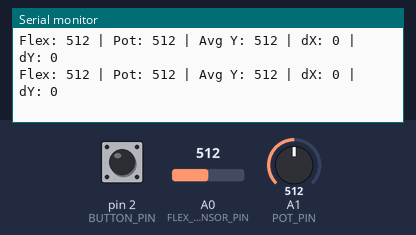
A sketch run on a simulated Arduino Leonardo, built with avr-gcc and run on an emulated ATmega32U4. Parts: the last lines printed to the serial monitor. Inputs (shaded band) come from the test bench; at power-on: A0 (FLEX_SENSOR_PIN) = 512, A1 (POT_PIN) = 512, pin 2 (BUTTON_PIN) HIGH. USB keyboard and mouse output is not drawn.

Above: at 1.2 s.
1.3 s: A0 (FLEX_SENSOR_PIN) set to 716
At 2.4 s:
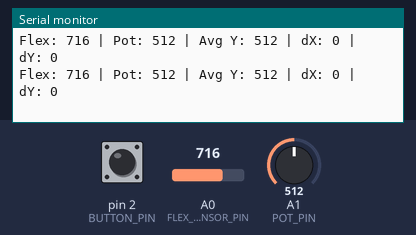
2.8 s: A1 (POT_PIN) set to 1023
At 3.9 s:
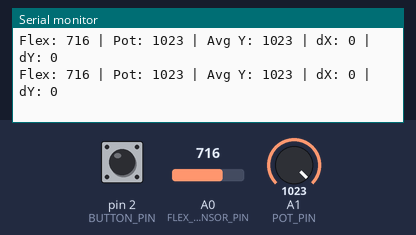
8.9 s: A1 (POT_PIN) set to 900
At 9.7 s:
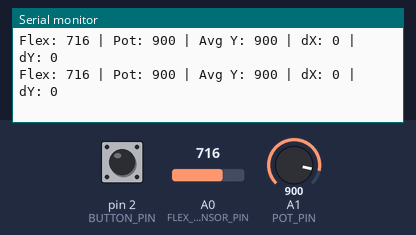
10.4 s: A1 (POT_PIN) set to 5
At 11.5 s:
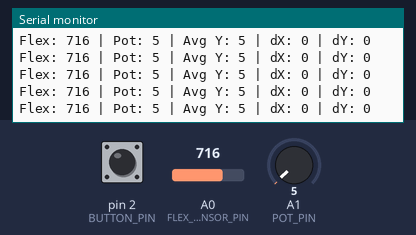
13.4 s: A0 (FLEX_SENSOR_PIN) set to 1023
At 14.3 s:
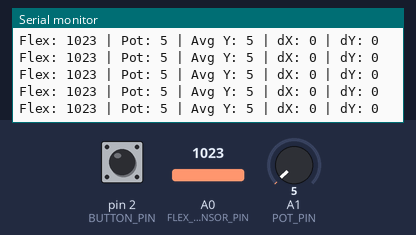
Timing chart, 0 to 16.4 s (numbered marks = the images above; inputs shaded):
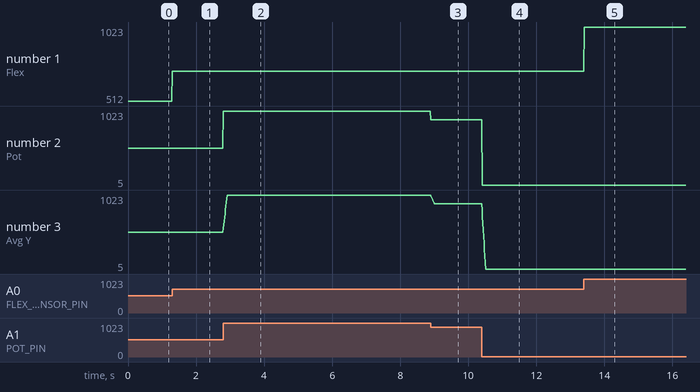

Measured:
- after the input at 1.3 s, the serial monitor: prints a new line at once (image 1)
- after the input at 2.8 s, the serial monitor: prints a new line at once (image 2)
- after the input at 8.9 s, the serial monitor: prints a new line at once (image 3)
- after the input at 10.4 s, the serial monitor: prints a new line at once (image 4)
- after the input at 13.4 s, the serial monitor: prints a new line at once (image 5)
- plotted number 1: 512 → 716 after the input at 1.3 s, 716 → 1023 after the input at 13.4 s
- plotted number 2: 512 → 1023 after the input at 2.8 s, 1023 → 900 after the input at 8.9 s, 900 → 5 after the input at 10.4 s
- plotted number 3: 512 → 1023 after the input at 2.8 s, 1023 → 900 after the input at 8.9 s, 900 → 5 after the input at 10.4 s

The sketch:

angry-birds-controller.ino
```cpp
/**
 * ============================================================
 *   Angry Birds Slingshot Controller
 * ============================================================
 *
 * Project:   Angry Birds Slingshot Controller
 * Authors:   Mohammed Talha (UE234036)
 *            Md Sulaiman Qamar (UE234035)
 *            Utkarsh Sharma (UE234070)
 *            Anuj Gupta (UE234010)
 * Guide:     Mr. Kuldeep Singh
 * Institute: UIET, Panjab University, Chandigarh
 * Duration:  27-05-2024 to 11-06-2024 (Summer Training)
 *
 * Description:
 *   This Arduino sketch reads sensor data from a Flex Sensor
 *   and a Potentiometer, then converts the analog readings
 *   into mouse movements to control the Angry Birds game.
 *
 *   - Flex Sensor  → X-axis mouse movement (slingshot pull/force)
 *   - Potentiometer → Y-axis mouse movement (launch angle)
 *   - Push Button  → Left mouse click (triggers bird launch)
 *
 * Hardware Connections:
 *   - Flex Sensor:    Analog Pin A0 (with 320 Ω pull-down resistor)
 *   - Potentiometer:  Analog Pin A1
 *   - Push Button:    Digital Pin 2 (INPUT_PULLUP)
 *
 * Libraries Used:
 *   - Mouse.h (Arduino built-in Mouse Core Library)
 *
 * Board:  Arduino (any version with native USB HID support,
 *         e.g., Arduino Leonardo, Micro, or Due)
 *
 * ============================================================
 */

#include <Mouse.h>

// ─── Pin Definitions ─────────────────────────────────────────
const int FLEX_SENSOR_PIN   = A0;   // Flex sensor → X-axis (force/pull)
const int POT_PIN           = A1;   // Potentiometer → Y-axis (angle)
const int BUTTON_PIN        = 2;    // Push button → left mouse click (trigger)

// ─── Tuning Parameters ────────────────────────────────────────
const int   FLEX_THRESHOLD        = 15;   // Minimum flex change to trigger X movement
const int   FLEX_MOVE_AMOUNT      = 30;   // Pixels moved left when flex threshold is met
const int   Y_AVERAGE_SAMPLES     = 10;   // Number of samples for Y-axis averaging filter
const int   MOUSE_SPEED_DIVISOR   = 8;    // Divides potentiometer delta → smoother motion
const long  DEBOUNCE_DELAY        = 50;   // Button debounce delay in milliseconds

// ─── State Variables ─────────────────────────────────────────
int  prevFlexValue  = 0;          // Last recorded flex sensor value
int  prevPotValue   = 0;          // Last recorded potentiometer value

int  yReadings[10]  = {0};        // Circular buffer for Y-axis averaging
int  yReadIndex     = 0;          // Current index in the buffer
long yTotal         = 0;          // Running total for averaging
int  yAverage       = 0;          // Computed average for Y-axis

bool buttonPressed      = false;  // Tracks button state
long lastDebounceTime   = 0;      // Last time button state changed

// ─────────────────────────────────────────────────────────────
void setup() {
    Serial.begin(9600);

    pinMode(BUTTON_PIN, INPUT_PULLUP);   // Button uses internal pull-up resistor

    // Initialize the Mouse library
    Mouse.begin();

    // Read initial sensor baselines
    prevFlexValue = analogRead(FLEX_SENSOR_PIN);
    prevPotValue  = analogRead(POT_PIN);

    // Pre-fill the Y-axis averaging buffer
    for (int i = 0; i < Y_AVERAGE_SAMPLES; i++) {
        yReadings[i] = prevPotValue;
        yTotal      += prevPotValue;
    }
    yAverage = prevPotValue;

    Serial.println("Angry Birds Slingshot Controller Ready!");
    Serial.println("Flex Sensor -> X axis | Potentiometer -> Y axis | Button -> Click");
}

// ─────────────────────────────────────────────────────────────
void loop() {
    // ── Read Sensors ──────────────────────────────────────────
    int currentFlexValue = analogRead(FLEX_SENSOR_PIN);
    int currentPotValue  = analogRead(POT_PIN);

    // ── Y-Axis: Potentiometer with Moving-Average Filter ──────
    yTotal              -= yReadings[yReadIndex];
    yReadings[yReadIndex] = currentPotValue;
    yTotal              += currentPotValue;
    yReadIndex           = (yReadIndex + 1) % Y_AVERAGE_SAMPLES;
    yAverage             = yTotal / Y_AVERAGE_SAMPLES;

    int potDelta  = yAverage - prevPotValue;
    int yMovement = potDelta / MOUSE_SPEED_DIVISOR;

    // ── X-Axis: Flex Sensor with Threshold Gate ───────────────
    int flexDelta = currentFlexValue - prevFlexValue;
    int xMovement = 0;

    if (abs(flexDelta) >= FLEX_THRESHOLD) {
        xMovement = -FLEX_MOVE_AMOUNT;
        Serial.print("Flex triggered! Delta: ");
        Serial.println(flexDelta);
    }

    // ── Apply Mouse Movement ──────────────────────────────────
    if (xMovement != 0 || yMovement != 0) {
        Mouse.move(xMovement, yMovement, 0);
    }

    // ── Button: Push Button → Left Mouse Click (Launch) ───────
    bool reading = (digitalRead(BUTTON_PIN) == LOW);

    if (reading != buttonPressed) {
        lastDebounceTime = millis();
    }

    if ((millis() - lastDebounceTime) > DEBOUNCE_DELAY) {
        if (reading && !buttonPressed) {
            Mouse.press(MOUSE_LEFT);
            buttonPressed = true;
            Serial.println("Button pressed -> Mouse LEFT CLICK (Launch!)");
        } else if (!reading && buttonPressed) {
            Mouse.release(MOUSE_LEFT);
            buttonPressed = false;
            Serial.println("Button released -> Mouse LEFT RELEASE");
        }
    }

    // ── Debug Output ──────────────────────────────────────────
    Serial.print("Flex: ");
    Serial.print(currentFlexValue);
    Serial.print(" | Pot: ");
    Serial.print(currentPotValue);
    Serial.print(" | Avg Y: ");
    Serial.print(yAverage);
    Serial.print(" | dX: ");
    Serial.print(xMovement);
    Serial.print(" | dY: ");
    Serial.println(yMovement);

    // ── Update Previous Values ────────────────────────────────
    prevFlexValue = currentFlexValue;
    prevPotValue  = yAverage;

    delay(10);
}
```
